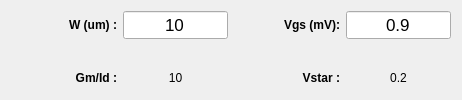
                 <widget class="QWidget" name="tabCal">
                  <attribute name="title">
                   <string>Cal</string>
                  </attribute>
                  <layout class="QGridLayout" name="gridLayout_8">
                   <item row="0" column="0">
                    <layout class="QVBoxLayout" name="verticalLayout_6" stretch="1,1,1">
                     <item>
                      <layout class="QHBoxLayout" name="horizontalLayout_42" stretch="1,1">
                       <item>
                        <layout class="QHBoxLayout" name="horizontalLayout_41" stretch="1,1">
                         <item>
                          <widget class="QLabel" name="titleCalWidth">
                           <property name="font">
                            <font>
                             <weight>75</weight>
                             <bold>true</bold>
                            </font>
                           </property>
                           <property name="text">
                            <string>W (um) :</string>
                           </property>
                           <property name="alignment">
                            <set>Qt::AlignRight|Qt::AlignTrailing|Qt::AlignVCenter</set>
                           </property>
                          </widget>
                         </item>
                         <item>
                          <widget class="QLineEdit" name="lineEditCalWidth">
                           <property name="font">
                            <font>
                             <pointsize>13</pointsize>
                            </font>
                           </property>
                           <property name="text">
                            <string>10</string>
                           </property>
                           <property name="alignment">
                            <set>Qt::AlignCenter</set>
                           </property>
                          </widget>
                         </item>
                        </layout>
                       </item>
                       <item>
                        <layout class="QHBoxLayout" name="horizontalLayout_40" stretch="1,1">
                         <item>
                          <widget class="QLabel" name="titleCalVgs">
                           <property name="font">
                            <font>
                             <weight>75</weight>
                             <bold>true</bold>
                            </font>
                           </property>
                           <property name="text">
                            <string>Vgs (mV):</string>
                           </property>
                           <property name="alignment">
                            <set>Qt::AlignRight|Qt::AlignTrailing|Qt::AlignVCenter</set>
                           </property>
                          </widget>
                         </item>
                         <item>
                          <widget class="QLineEdit" name="lineEditCalVgs">
                           <property name="font">
                            <font>
                             <pointsize>13</pointsize>
                            </font>
                           </property>
                           <property name="text">
                            <string>0.9</string>
                           </property>
                           <property name="alignment">
                            <set>Qt::AlignCenter</set>
                           </property>
                          </widget>
                         </item>
                        </layout>
                       </item>
                      </layout>
                     </item>
                     <item>
                      <layout class="QHBoxLayout" name="horizontalLayout_44" stretch="1">
                       <item>
                        <spacer name="horizontalSpacer_34">
                         <property name="orientation">
                          <enum>Qt::Horizontal</enum>
                         </property>
                         <property name="sizeHint" stdset="0">
                          <size>
                           <width>40</width>
                           <height>20</height>
                          </size>
                         </property>
                        </spacer>
                       </item>
                      </layout>
                     </item>
                     <item>
                      <layout class="QHBoxLayout" name="horizontalLayout_45" stretch="1,1">
                       <item>
                        <layout class="QHBoxLayout" name="horizontalLayout_46">
                         <item>
                          <widget class="QLabel" name="titleCalGmId">
                           <property name="font">
                            <font>
                             <weight>75</weight>
                             <bold>true</bold>
                            </font>
                           </property>
                           <property name="text">
                            <string>Gm/Id :</string>
                           </property>
                           <property name="alignment">
                            <set>Qt::AlignRight|Qt::AlignTrailing|Qt::AlignVCenter</set>
                           </property>
                          </widget>
                         </item>
                         <item>
                          <widget class="QLabel" name="labelCalGmId">
                           <property name="text">
                            <string>10</string>
                           </property>
                           <property name="alignment">
                            <set>Qt::AlignCenter</set>
                           </property>
                          </widget>
                         </item>
                        </layout>
                       </item>
                       <item>
                        <layout class="QHBoxLayout" name="horizontalLayout_47">
                         <item>
                          <widget class="QLabel" name="titleCalVstar">
                           <property name="font">
                            <font>
                             <weight>75</weight>
                             <bold>true</bold>
                            </font>
                           </property>
                           <property name="text">
                            <string>Vstar :</string>
                           </property>
                           <property name="alignment">
                            <set>Qt::AlignRight|Qt::AlignTrailing|Qt::AlignVCenter</set>
                           </property>
                          </widget>
                         </item>
                         <item>
                          <widget class="QLabel" name="labelCalVstar">
                           <property name="text">
                            <string>0.2</string>
                           </property>
                           <property name="alignment">
                            <set>Qt::AlignCenter</set>
                           </property>
                          </widget>
                         </item>
                        </layout>
                       </item>
                      </layout>
                     </item>
                    </layout>
                   </item>
                  </layout>
                 </widget>
